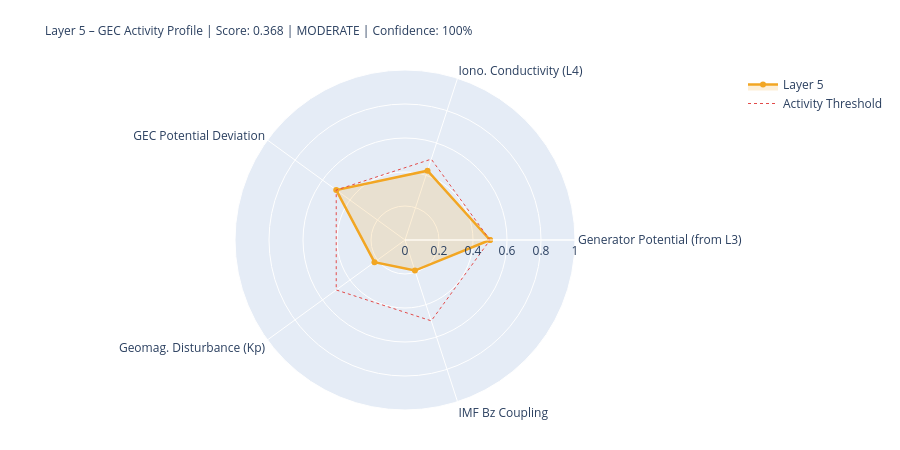

The notebook cell this image was saved under:
### Markdown cell above
---
## 5. State Assessment & Handoff to Layer 6

### Code cell
# ============================================================
# LAYER-5-SCORE
# ============================================================

# Components
# 1) Generator activity (Layer-3-driven)
gen_score = norm(generator_strength, 0.3, 2.0)
gen_src   = 'from_layer3' if l3_thunder_score is not None else 'estimated'

# 2) Ionospheric conductivity (Layer-4-driven)
iono_score = norm(iono_cond_factor, 0.7, 1.4)
iono_src   = 'from_layer4' if l4_ioniz is not None else 'estimated'

# 3) GEC potential deviation from reference
pot_score = norm(abs(delta_V_pct), 0, 30)  # 0 = at reference, 1 = 30% deviation
pot_src   = 'derived'

# 4) Geomagnetic disturbance (Kp) – modulates vertical currents
kp_score = norm(kp_val, 0, 9)
kp_src   = 'primary' if kp_now is not None else 'from_layer4'

# 5) IMF Bz coupling (southward = stronger M-I coupling → GEC influence)
bz_score = norm(-(bz_now or 0), -5, 30) if bz_now is not None else None
bz_src   = 'primary' if bz_now is not None else 'missing'

COMPONENTS = {
    'Generator Potential (from L3)':  {'score': gen_score,   'source': 'derived_from_layer3', 'dynamic': True},
    'Iono. Conductivity (L4)':      {'score': iono_score,  'source': iono_src, 'dynamic': True},
    'GEC Potential Deviation':      {'score': pot_score,   'source': pot_src,  'dynamic': True},
    'Geomag. Disturbance (Kp)':         {'score': kp_score,    'source': kp_src,   'dynamic': True},
    'IMF Bz Coupling':               {'score': bz_score,    'source': bz_src,   'dynamic': True},
}

available   = {k: v['score'] for k, v in COMPONENTS.items() if v['score'] is not None}
unavailable = [k for k, v in COMPONENTS.items() if v['score'] is None]
layer5_score = round(sum(available.values()) / len(available), 4) if available else None
confidence   = round(len(available) / len(COMPONENTS), 2)
level = ('unknown' if layer5_score is None
         else 'quiet'   if layer5_score < 0.3
         else 'moderate' if layer5_score < 0.6
         else 'active')
dominant_l5 = max(available, key=available.get) if available else 'none'

# Kp consistency: separate 1-min raw value from score value
kp_1m_raw   = kp_now          # directly from API (can be 0.0 during live measurement)
kp_for_score = kp_val          # from Layer-0 context or estimated value if needed
kp_score_src = kp_src

W = 68
print('=' * W)
print('LAYER 5 – GLOBAL ELECTRIC CIRCUIT – STATE ASSESSMENT')
print('=' * W)
for name, comp in COMPONENTS.items():
    s = comp['score']
    if s is not None:
        bar = '█' * int(s*20) + '░' * (20-int(s*20))
        print(f'  {name:<34} {bar}  {s:.3f}  [{comp["source"]}]')
    else:
        print(f'  {name:<34} {"─"*20}  n/a   [missing]')
print('-' * W)
print(f'  Score:         {layer5_score:.3f}  ({len(available)}/{len(COMPONENTS)} components)')
print(f'  Confidence:    {confidence:.0%}')
print(f'  Level:         {level.upper()}')
print(f'  Dominant:      {dominant_l5}')
print(f'  V_iono:        {V_iono_mod:.1f} kV  (Δ {delta_V_pct:+.1f}% vs. Ref)')
print(f'  I_total:       {I_total_mod:.1f} A   (Δ {delta_I_pct:+.1f}% vs. Ref)')
print('=' * W)

# Radar
cats   = list(available.keys())
vals_r = list(available.values())
if len(cats) >= 3:
    fig = go.Figure()
    fig.add_trace(go.Scatterpolar(
        r=vals_r + [vals_r[0]], theta=cats + [cats[0]],
        fill='toself', fillcolor='rgba(242,166,35,0.18)',
        line=dict(color='#F2A623', width=2.5), name='Layer 5'
    ))
    fig.add_trace(go.Scatterpolar(
        r=[0.5]*(len(cats)+1), theta=cats+[cats[0]],
        line=dict(color='#E24B4A', dash='dot', width=1),
        mode='lines', name='Activity Threshold'
    ))
    fig.update_layout(
        title=dict(
            text=f'Layer 5 – GEC Activity Profile | Score: {layer5_score:.3f} | {level.upper()} | Confidence: {confidence:.0%}',
            font=dict(size=12)
        ),
        polar=dict(radialaxis=dict(visible=True, range=[0,1])),
        height=450, showlegend=True,
        margin=dict(l=80, r=80, t=70, b=40)
    )
    fig.show()

### Figure 1 — Plotly figure (JSON) as saved in the notebook; plotly's stock layout.template omitted (floating-point values rounded to 4 significant figures)
{"data": [{"fill": "toself", "fillcolor": "rgba(242,166,35,0.18)", "line": {"color": "#F2A623", "width": 2.5}, "name": "Layer 5", "r": [0.5, 0.4287, 0.5, 0.2222, 0.1891, 0.5], "theta": ["Generator Potential (from L3)", "Iono. Conductivity (L4)", "GEC Potential Deviation", "Geomag. Disturbance (Kp)", "IMF Bz Coupling", "Generator Potential (from L3)"], "type": "scatterpolar"}, {"line": {"color": "#E24B4A", "dash": "dot", "width": 1}, "mode": "lines", "name": "Activity Threshold", "r": [0.5, 0.5, 0.5, 0.5, 0.5, 0.5], "theta": ["Generator Potential (from L3)", "Iono. Conductivity (L4)", "GEC Potential Deviation", "Geomag. Disturbance (Kp)", "IMF Bz Coupling", "Generator Potential (from L3)"], "type": "scatterpolar"}], "layout": {"height": 450, "margin": {"b": 40, "l": 80, "r": 80, "t": 70}, "polar": {"radialaxis": {"range": [0, 1], "visible": true}}, "showlegend": true, "title": {"font": {"size": 12}, "text": "Layer 5 – GEC Activity Profile | Score: 0.368 | MODERATE | Confidence: 100%"}}}
